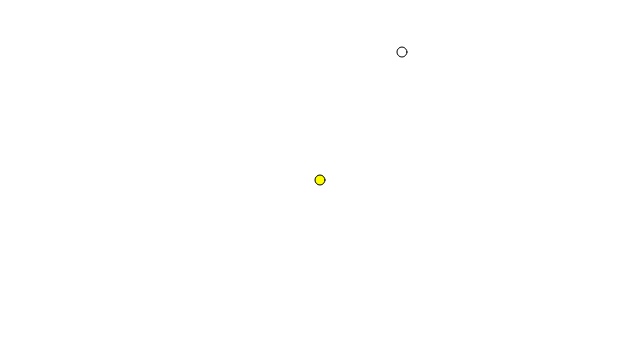
Frame 1 (no input)
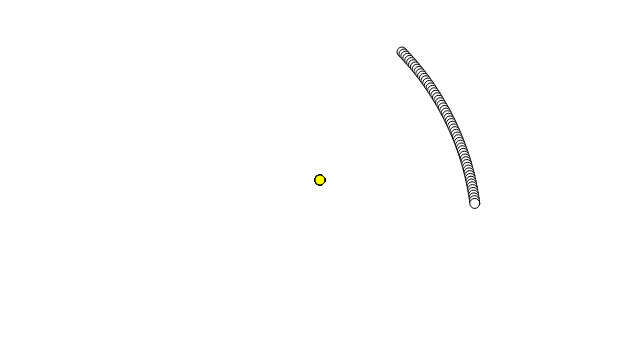
Frame 60 (no input)
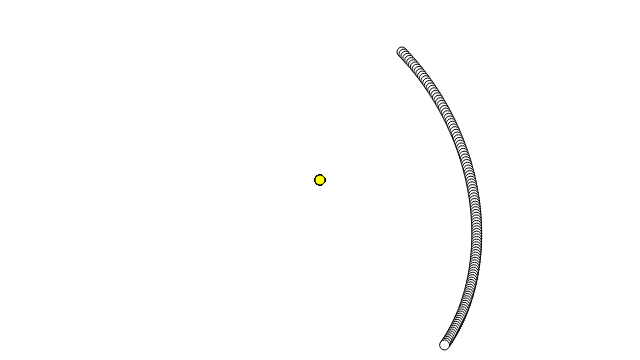
Frame 120 (the mouse pressed at the canvas centre since frame 60)

The p5.js sketch that drew these frames (run headless with seeded random() and noise() and a simulated clock; from frame 60 on, the mouse is pressed at the canvas centre):

// p5.js sketch
// ── sketch.js
var particle;
var attractor;

function setup() {
  createCanvas(640, 360);
  xoff = random(1,10000);
  particle = new Particle(400, 50, 1);
  attractor = new Attractor(width/2, height/2);

  particle.vel.set(2, 2);
}

function draw() {
  // background(51);

  var force = attractor.calculateAttraction(particle);
  particle.applyForce(force);

  particle.update();
  particle.display();

  attractor.display();
}

// ── attractor.js
var Attractor = function() {
  this.pos = createVector(width/2, height/2);
  this.mass = 20;
  this.G = 1;

  this.calculateAttraction = function(p) {
    // Calculate the direction of the force.
    var force = p5.Vector.sub(this.pos, p.pos);
    // Distance between objects.
    var distance = force.mag();
    // Limit the distance to eliminate "extreme" results for very close or very far objects
    distance = constrain(distance, 5, 25);
    // Normalize the force to get a "direction" vector.
    force.normalize();
    // Calculate the gravitational force strength between the objects.
    var strength = (this.G * this.mass * p.mass) / (distance*distance);
    // Get the force vector with correct magintude and direction.
    force.mult(strength);
    return force;
  }

  this.display = function() {
    ellipseMode(CENTER);

    fill(255, 255, 0);
    ellipse(width/2, height/2, 10, 10);
  }
}

// ── particle.js
function Particle(x, y, m) {
  this.pos = createVector(x, y);
  this.vel = createVector(0, 0);
  this.acc = createVector(0, 0);
  this.mass = m;

  this.applyForce = function(force) {
    var f = force.copy();
    f.div(this.mass);
    this.acc.add(f);
  }

  this.update = function() {
    this.vel.add(this.acc);
    this.pos.add(this.vel);
    this.acc.set(0, 0);
  }

  this.display = function() {
    fill(255);
    ellipse(this.pos.x, this.pos.y, this.mass*10, this.mass*10);
  }

  this.edges = function() {
    if (this.pos.y > height) {
      this.vel.y *= -1;
      this.pos.y = height;
    }

    if (this.pos.x > width) {
      this.vel.x *= -1;
      this.pos.x = width;
    }

    if (this.pos.x < 0) {
      this.vel.x *= -1;
      this.pos.x = 0;
    }
  }
}
